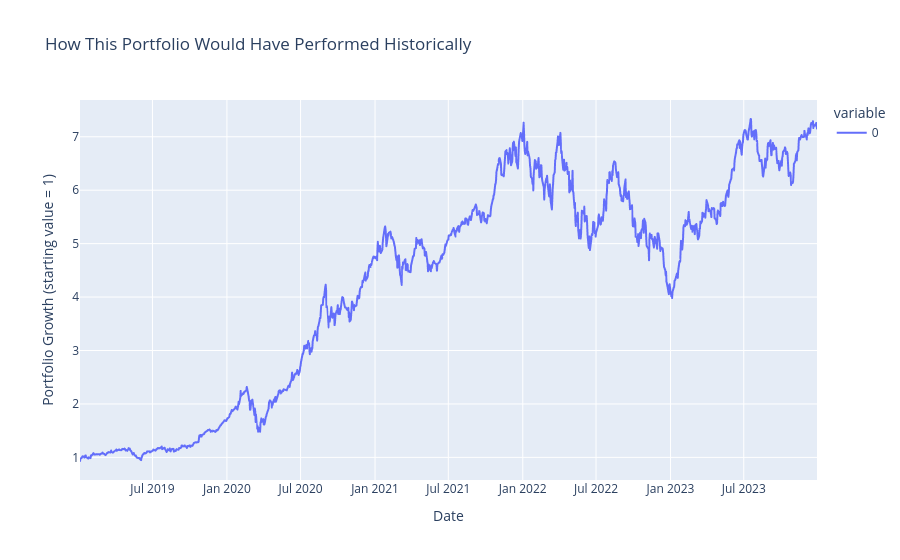

Notebook code for this chart:
### Code cell
optimal_daily_returns = (returns * best_weights).sum(axis=1)
cumulative = (1 + optimal_daily_returns).cumprod()

fig3 = px.line(
    cumulative,
    title=' How This Portfolio Would Have Performed Historically',
    labels={
        'value': 'Portfolio Growth (starting value = 1)',
        'Date': 'Date'
    }
)
fig3.show()

total = (cumulative.iloc[-1] - 1)
print(f" Total return over the full period: {total:.1%}")
print(f" If you invested 10,000 MAD, you'd have: {10000 * (1 + total):,.0f} MAD")

### Figure 1 — Plotly figure (JSON) as saved in the notebook; plotly's stock layout.template omitted (floating-point values rounded to 4 significant figures; data arrays with more than 128 entries replaced by an {"elided": "..."} marker saying what was removed)
{"data": [{"hovertemplate": "variable=0<br>Date=%{x}<br>Portfolio Growth (starting value = 1)=%{y}<extra></extra>", "legendgroup": "0", "line": {"color": "#636efa", "dash": "solid"}, "marker": {"symbol": "circle"}, "mode": "lines", "name": "0", "showlegend": true, "type": "scattergl", "x": {"elided": "1257 str values"}, "xaxis": "x", "y": {"elided": "1257 float values"}, "yaxis": "y"}], "layout": {"legend": {"title": {"text": "variable"}, "tracegroupgap": 0}, "title": {"text": " How This Portfolio Would Have Performed Historically"}, "xaxis": {"anchor": "y", "domain": [0, 1], "title": {"text": "Date"}}, "yaxis": {"anchor": "x", "domain": [0, 1], "title": {"text": "Portfolio Growth (starting value = 1)"}}}}
